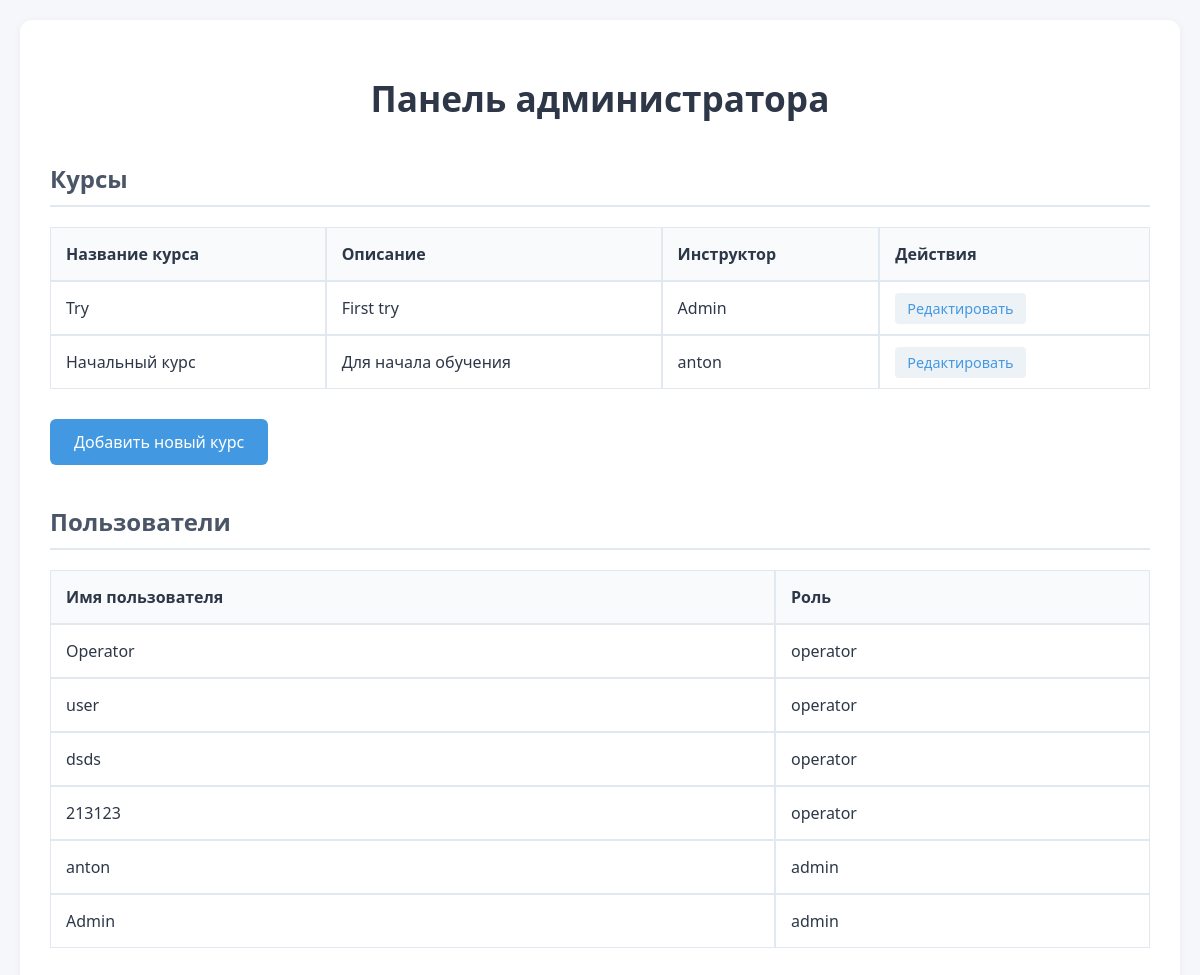
Page /admin_dashboard/ (signed in) on the earlier database version.
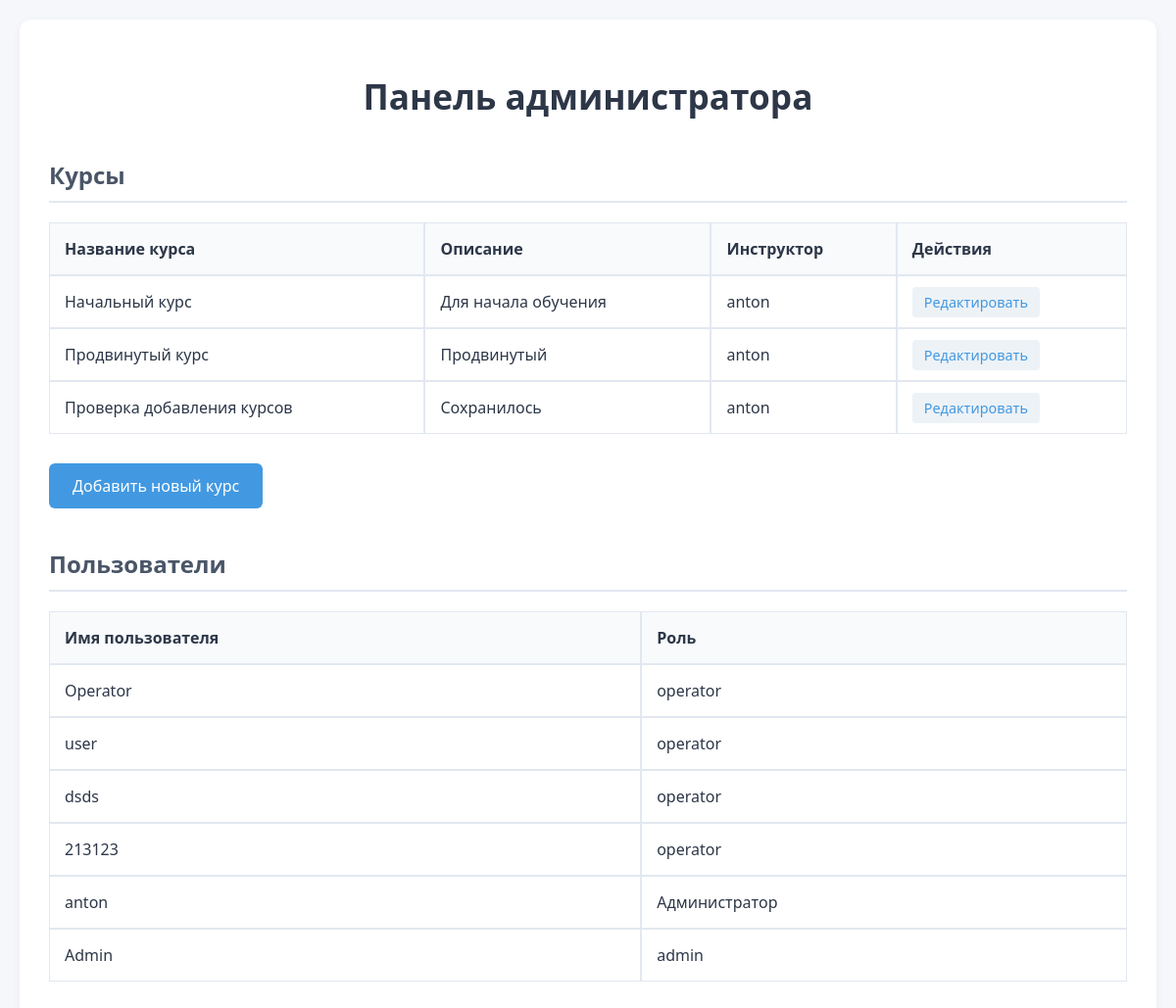
Same page on the later database version.
### training/models.py (models this page shows, shortened)
class Course(models.Model):
    title = models.CharField(max_length=200)
    description = models.TextField()
    quiz = models.OneToOneField('Quiz', on_delete=models.SET_NULL, null=True, blank=True, related_name='related_course')
    created_at = models.DateTimeField(auto_now_add=True)
    instructor = models.ForeignKey(User, on_delete=models.SET_NULL, null=True, related_name='courses')

class Profile(models.Model):
    USER_ROLES = (
        ('operator', 'Operator'),
        ('instructor', 'Instructor'),
        ('Администратор', 'Admin'),
    )
    user = models.OneToOneField(User, on_delete=models.CASCADE)
    role = models.CharField(max_length=20, choices=USER_ROLES, default='operator')

### training/utils.py (the view)
        def _wrapped_view(request, *args, **kwargs):
            if request.user.is_authenticated and request.user.profile.role == role:
                return view_func(request, *args, **kwargs)
            else:
                return HttpResponseForbidden("У вас нет доступа к этой странице.")

### training/utils.py (called while the page is built)
def role_required(role):
    def decorator(view_func):
        def _wrapped_view(request, *args, **kwargs):
            if request.user.is_authenticated and request.user.profile.role == role:
                return view_func(request, *args, **kwargs)
            else:
                return HttpResponseForbidden("У вас нет доступа к этой странице.")
        return _wrapped_view
    return decorator

### training/views.py (called while the page is built)
@login_required
@role_required('admin')
def admin_dashboard(request):
    courses = Course.objects.all()
    users = Profile.objects.all()
    return render(request, 'training/admin_dashboard.html', {"courses": courses, "users": users})

### training/templates/training/admin_dashboard.html (shortened to what this page needs)
<!DOCTYPE html>
<html lang="ru">
<head>
</head>
<body>
    <div class="container">
        <h1>Панель администратора</h1>
        <h2>Курсы</h2>
        <table>
            <tr>
                <th>Название курса</th>
                <th>Описание</th>
                <th>Инструктор</th>
                <th>Действия</th>
            </tr>
            {% for course in courses %}
            <tr>
                <td>{{ course.title }}</td>
                <td>{{ course.description }}</td>
                <td>{{ course.instructor.username }}</td>
                <td><a href="{% url 'edit_course' course.id %}">Редактировать</a></td>
            </tr>
            {% endfor %}
        </table>
        <div class="actions">
            <a href="{% url 'create_course' %}">Добавить новый курс</a>
        </div>
        <h2>Пользователи</h2>
        <table>
            <tr>
                <th>Имя пользователя</th>
                <th>Роль</th>
            </tr>
            {% for user in users %}
            <tr>
                <td>{{ user.user.username }}</td>
                <td>{{ user.role }}</td>
            </tr>
            {% endfor %}
        </table>
    </div>
</body>
</html>

### training/templates/training/admin_dashboard.html (style rules this page uses)
body { font-family: 'Segoe UI', system-ui, sans-serif; background-color: #f5f7fa; margin: 0; padding: 20px; color: #2d3748; }
.container { max-width: 1200px; margin: 0 auto; background: white; padding: 30px; border-radius: 12px; box-shadow: 0 2px 10px rgba(0,0,0,0.05); }
h1 { text-align: center; color: #2d3748; font-size: 2.2em; margin-bottom: 40px; }
h2 { color: #4a5568; border-bottom: 2px solid #e2e8f0; padding-bottom: 10px; margin-top: 40px; }
table { width: 100%; border-collapse: separate; border-spacing: 0; margin: 20px 0; }
th, td { padding: 15px; border: 1px solid #e2e8f0; }
th { background-color: #f8fafc; font-weight: 600; text-align: left; }
.actions { margin-top: 30px; }
a { text-decoration: none; color: #4299e1; transition: color 0.2s; }
.actions a { background-color: #4299e1; color: white; padding: 12px 24px; border-radius: 6px; display: inline-block; }
td a { background-color: #edf2f7; padding: 6px 12px; border-radius: 4px; font-size: 0.9em; }

Differences in the rows shown:
removed Course: title "Try", description "First try", instructor.username "Admin"
added Course: title "Продвинутый курс", description "Продвинутый", instructor.username "anton"
added Course: title "Проверка добавления курсов", description "Сохранилось", instructor.username "anton"
changed Profile "anton": role "admin" → "Администратор"
